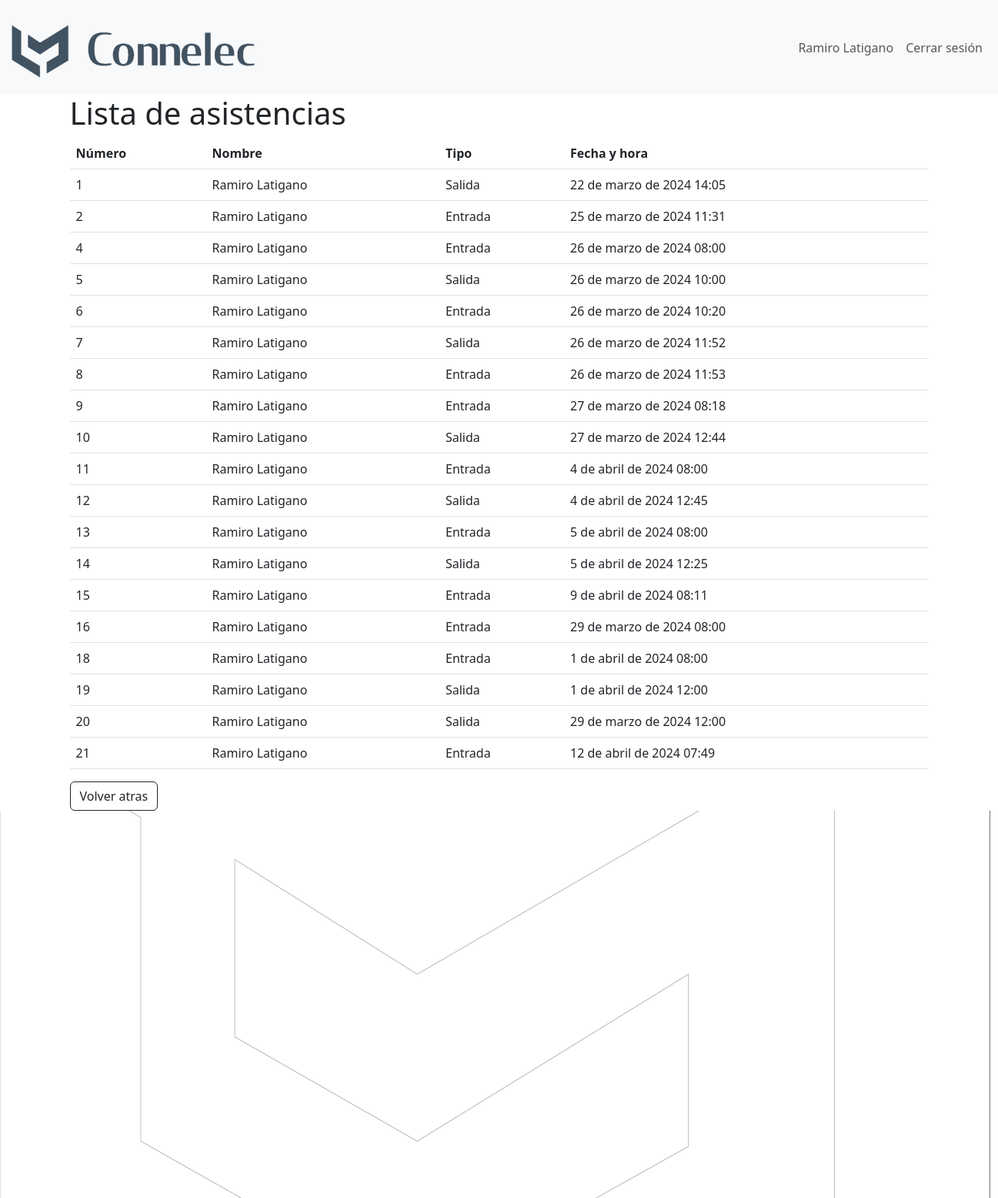
Page /asistencias/verAsistencias (signed in, upper part) on the earlier database version.
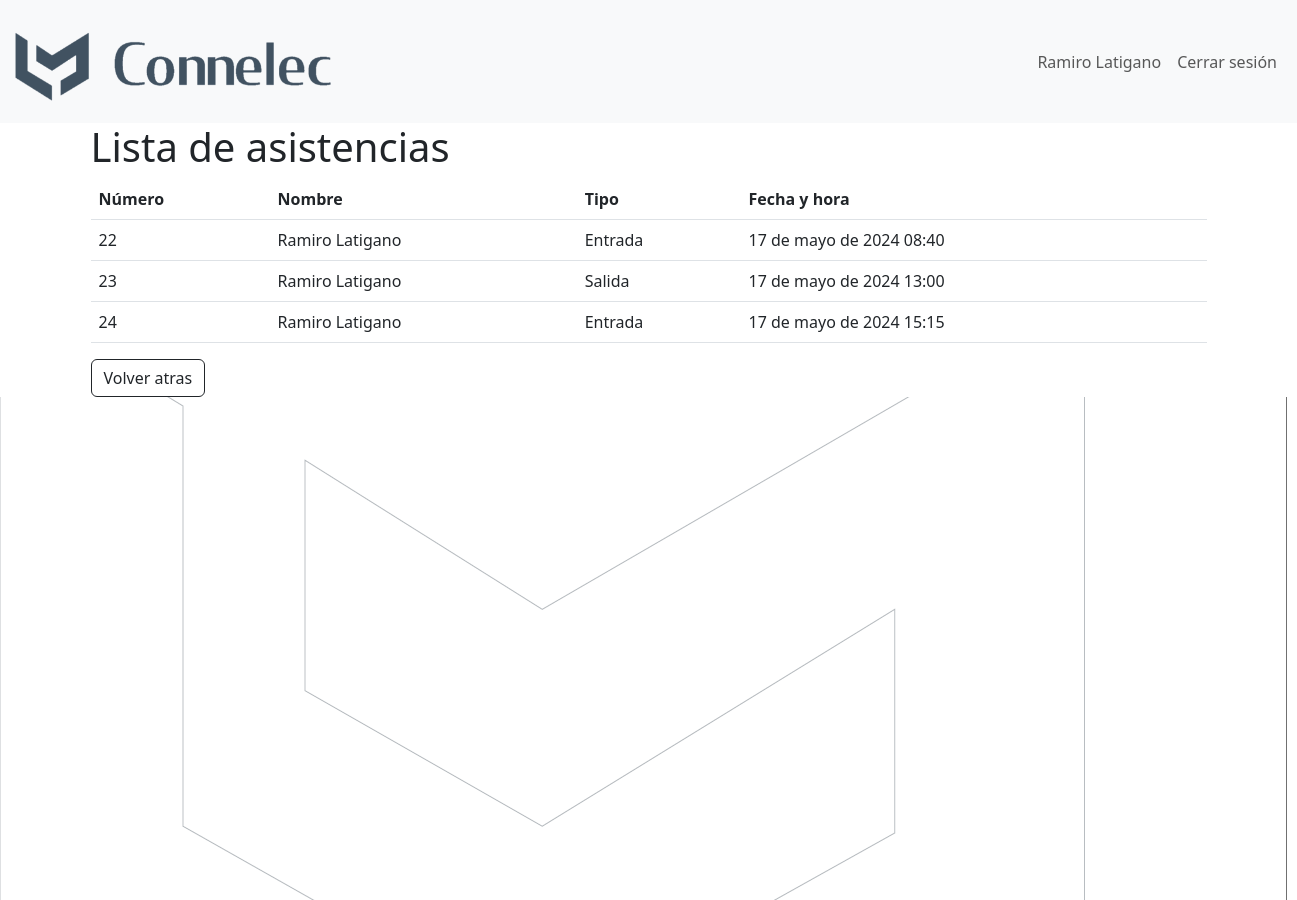
Same page on the later database version.
### asistencias/models.py (models this page shows, shortened)
class registro(models.Model):
    usuario = models.ForeignKey(
        settings.AUTH_USER_MODEL, on_delete=models.CASCADE)
    fecha = models.DateField()
    hora = models.TimeField()
    tipo = models.CharField(max_length=50, choices=[(
        'Entrada', 'Entrada'), ('Salida', 'Salida')])
    @property
    def nombre_completo(self):
        return f"{self.usuario.first_name} {self.usuario.last_name}"

class User(AbstractUser):
    image = models.ImageField(upload_to=profile_picture_path, blank=True)
    birthday = models.DateField(null=True, blank=True)

### asistencias/views.py (the view)
# urls.py: path('verAsistencias', listar_registros, name='verAsistencias'),
def listar_registros(request):
    if request.user.is_authenticated:
        usuario = User.objects.get(username=request.user).get_full_name()
        registros = registro.objects.all()
        data = {
            'usuario': usuario,
            'registros': registros
        }
    return render(request, 'asistencias/registros.html', data)

### core/templates/asistencias/registros.html (shortened to what this page needs)
{% extends 'core/base.html' %}
{% load static %}
    {% block content %}
    <div class="container">
        <h1>Lista de asistencias</h1>
        <div>
            <table id="tabla_registros" class="table table-hover">
                <thead>
                    <tr>
                        <th class="centered">Número</th>
                        <th class="centered">Nombre</th>
                        <th class="centered">Tipo</th>
                        <th class="centered">Fecha y hora</th>
                    </tr>
                </thead>
                <tbody id="tabla_registros">
                    {% for r in registros %}
                        <tr>
                            <td>{{r.id}}</td>
                            <td>{{r.nombre_completo}}</td>
                            <td>{{r.tipo}}</td>
                            <td>{{r.fecha}} {{r.hora}}</td>
                        </tr>
                    {% endfor %}
                </tbody>
            </table>
        </div>
        <a href="/asistencias"><button type="button" class="btn btn-outline-dark">Volver atras</button></a>
    </div>
    {% endblock %}

Differences in the rows shown:
removed registro: id "1", nombre_completo "Ramiro Latigano", tipo "Salida", fecha "22 de marzo de 2024", hora "14:05"
removed registro: id "2", nombre_completo "Ramiro Latigano", tipo "Entrada", fecha "25 de marzo de 2024", hora "11:31"
removed registro: id "4", nombre_completo "Ramiro Latigano", tipo "Entrada", fecha "26 de marzo de 2024", hora "08:00"
removed registro: id "5", nombre_completo "Ramiro Latigano", tipo "Salida", fecha "26 de marzo de 2024", hora "10:00"
removed registro: id "6", nombre_completo "Ramiro Latigano", tipo "Entrada", fecha "26 de marzo de 2024", hora "10:20"
removed registro: id "7", nombre_completo "Ramiro Latigano", tipo "Salida", fecha "26 de marzo de 2024", hora "11:52"
removed registro: id "8", nombre_completo "Ramiro Latigano", tipo "Entrada", fecha "26 de marzo de 2024", hora "11:53"
removed registro: id "9", nombre_completo "Ramiro Latigano", tipo "Entrada", fecha "27 de marzo de 2024", hora "08:18"
removed registro: id "10", nombre_completo "Ramiro Latigano", tipo "Salida", fecha "27 de marzo de 2024", hora "12:44"
removed registro: id "11", nombre_completo "Ramiro Latigano", tipo "Entrada", fecha "4 de abril de 2024", hora "08:00"
removed registro: id "12", nombre_completo "Ramiro Latigano", tipo "Salida", fecha "4 de abril de 2024", hora "12:45"
removed registro: id "13", nombre_completo "Ramiro Latigano", tipo "Entrada", fecha "5 de abril de 2024", hora "08:00"
removed registro: id "14", nombre_completo "Ramiro Latigano", tipo "Salida", fecha "5 de abril de 2024", hora "12:25"
removed registro: id "15", nombre_completo "Ramiro Latigano", tipo "Entrada", fecha "9 de abril de 2024", hora "08:11"
removed registro: id "16", nombre_completo "Ramiro Latigano", tipo "Entrada", fecha "29 de marzo de 2024", hora "08:00"
removed registro: id "18", nombre_completo "Ramiro Latigano", tipo "Entrada", fecha "1 de abril de 2024", hora "08:00"
removed registro: id "19", nombre_completo "Ramiro Latigano", tipo "Salida", fecha "1 de abril de 2024", hora "12:00"
removed registro: id "20", nombre_completo "Ramiro Latigano", tipo "Salida", fecha "29 de marzo de 2024", hora "12:00"
removed registro: id "21", nombre_completo "Ramiro Latigano", tipo "Entrada", fecha "12 de abril de 2024", hora "07:49"
added registro: id "22", nombre_completo "Ramiro Latigano", tipo "Entrada", fecha "17 de mayo de 2024", hora "08:40"
added registro: id "23", nombre_completo "Ramiro Latigano", tipo "Salida", fecha "17 de mayo de 2024", hora "13:00"
added registro: id "24", nombre_completo "Ramiro Latigano", tipo "Entrada", fecha "17 de mayo de 2024", hora "15:15"
